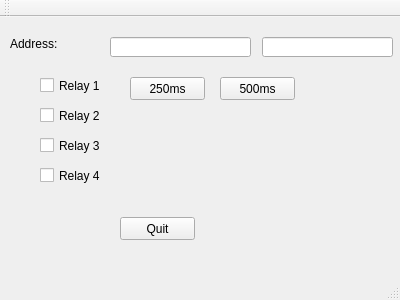
<?xml version="1.0" encoding="UTF-8"?>
<ui version="4.0">
 <class>MainWindow</class>
 <widget class="QMainWindow" name="MainWindow">
  <property name="geometry">
   <rect>
    <x>0</x>
    <y>0</y>
    <width>400</width>
    <height>300</height>
   </rect>
  </property>
  <property name="windowTitle">
   <string>Arduino Relay Test</string>
  </property>
  <widget class="QWidget" name="centralWidget">
   <widget class="QPushButton" name="btnQuit">
    <property name="geometry">
     <rect>
      <x>120</x>
      <y>200</y>
      <width>75</width>
      <height>23</height>
     </rect>
    </property>
    <property name="text">
     <string>Quit</string>
    </property>
   </widget>
   <widget class="QLineEdit" name="txtDeviceAddress">
    <property name="geometry">
     <rect>
      <x>110</x>
      <y>20</y>
      <width>141</width>
      <height>20</height>
     </rect>
    </property>
    <property name="toolTip">
     <string>IP address. Received by broadcast and should be filled in automatically</string>
    </property>
   </widget>
   <widget class="QLabel" name="label">
    <property name="geometry">
     <rect>
      <x>10</x>
      <y>20</y>
      <width>47</width>
      <height>13</height>
     </rect>
    </property>
    <property name="text">
     <string>Address:</string>
    </property>
   </widget>
   <widget class="QCheckBox" name="chkRelay1">
    <property name="geometry">
     <rect>
      <x>40</x>
      <y>60</y>
      <width>70</width>
      <height>17</height>
     </rect>
    </property>
    <property name="text">
     <string>Relay 1</string>
    </property>
   </widget>
   <widget class="QCheckBox" name="chkRelay2">
    <property name="geometry">
     <rect>
      <x>40</x>
      <y>90</y>
      <width>70</width>
      <height>17</height>
     </rect>
    </property>
    <property name="text">
     <string>Relay 2</string>
    </property>
   </widget>
   <widget class="QCheckBox" name="chkRelay3">
    <property name="geometry">
     <rect>
      <x>40</x>
      <y>120</y>
      <width>70</width>
      <height>17</height>
     </rect>
    </property>
    <property name="text">
     <string>Relay 3</string>
    </property>
   </widget>
   <widget class="QCheckBox" name="chkRelay4">
    <property name="geometry">
     <rect>
      <x>40</x>
      <y>150</y>
      <width>70</width>
      <height>17</height>
     </rect>
    </property>
    <property name="text">
     <string>Relay 4</string>
    </property>
   </widget>
   <widget class="QLineEdit" name="txtDeviceMAC">
    <property name="geometry">
     <rect>
      <x>262</x>
      <y>20</y>
      <width>131</width>
      <height>20</height>
     </rect>
    </property>
    <property name="readOnly">
     <bool>true</bool>
    </property>
   </widget>
   <widget class="QPushButton" name="btn250ms">
    <property name="geometry">
     <rect>
      <x>130</x>
      <y>60</y>
      <width>75</width>
      <height>23</height>
     </rect>
    </property>
    <property name="toolTip">
     <string>Close relay 1 for 250ms</string>
    </property>
    <property name="text">
     <string>250ms</string>
    </property>
   </widget>
   <widget class="QPushButton" name="btn500ms">
    <property name="geometry">
     <rect>
      <x>220</x>
      <y>60</y>
      <width>75</width>
      <height>23</height>
     </rect>
    </property>
    <property name="toolTip">
     <string>Close relay 1 for 500ms</string>
    </property>
    <property name="text">
     <string>500ms</string>
    </property>
   </widget>
  </widget>
  <widget class="QMenuBar" name="menuBar">
   <property name="geometry">
    <rect>
     <x>0</x>
     <y>0</y>
     <width>400</width>
     <height>21</height>
    </rect>
   </property>
  </widget>
  <widget class="QToolBar" name="mainToolBar">
   <attribute name="toolBarArea">
    <enum>TopToolBarArea</enum>
   </attribute>
   <attribute name="toolBarBreak">
    <bool>false</bool>
   </attribute>
  </widget>
  <widget class="QStatusBar" name="statusBar"/>
 </widget>
 <layoutdefault spacing="6" margin="11"/>
 <resources/>
 <connections/>
</ui>
